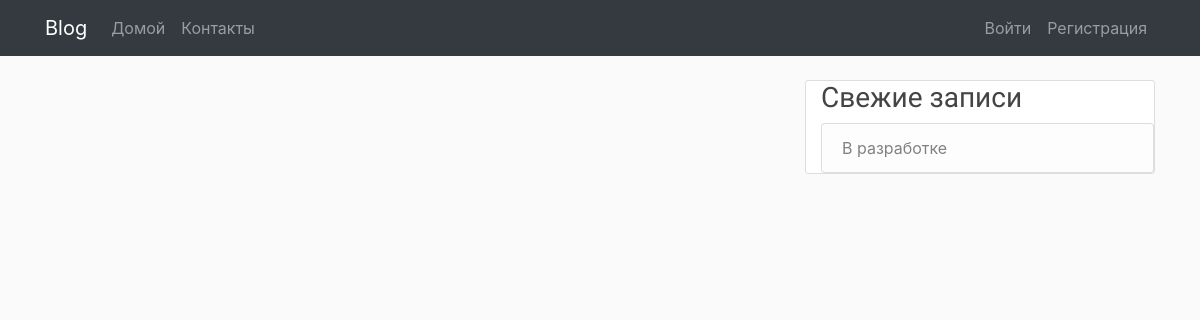
Page /home on the earlier database version.
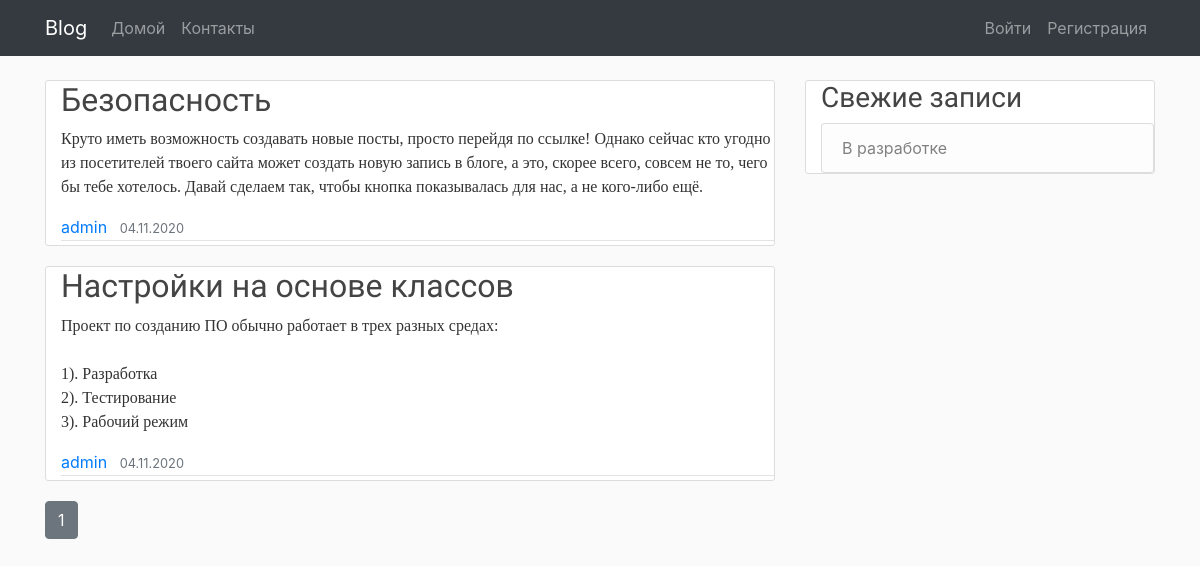
Same page on the later database version.
### blog/models.py (models this page shows, shortened)
class Post(db.Model):
    __tablename__ = 'posts'
    id = db.Column(db.Integer, primary_key=True)
    title = db.Column(db.String(100))
    slug = db.Column(db.String(100), unique=True)
    body = db.Column(db.Text)
    created = db.Column(db.DateTime, nullable=False, default=datetime.now())
    user_id = db.Column(db.Integer, db.ForeignKey('users.id'))

class User(db.Model, UserMixin):
    __tablename__ = 'users'
    id = db.Column(db.Integer, primary_key=True, autoincrement=True)
    username = db.Column(db.String(64), index=True, nullable=False, unique=True)
    email = db.Column(db.String(64), unique=True, nullable=False)
    password_hash = db.Column(db.String(128), nullable=False)
    posts = db.relationship('Post', backref='author', lazy='dynamic')

### blog/main/routes.py (the view)
@main.route('/')
@main.route('/home')
def home():
    page = request.args.get('page', 1, type=int)
    posts = db.session.query(Post).order_by(Post.created.desc()).paginate(page=page, per_page=5)
    return render_template('index.html', posts=posts)

### blog/templates/index.html (shortened to what this page needs)
{% extends "base.html" %}
{% block content %}
{% for post in posts.items %}
<article class="media content-section">
    <div class="media-body">
        <h2><a class="article-title" href="{{ url_for('posts.post', slug=post.slug) }}">{{ post.title }}</a></h2>
        <p class="article-content">{{ post.body }}</p>
        <div class="article-metadata">
            <a class="mr-2" href="{{ url_for('users.user_posts', username=post.author.username) }}">{{
                post.author.username }}</a>
            <small class="text-muted">{{ post.created.strftime('%d.%m.%Y') }}</small>
        </div>
    </div>
</article>
{% endfor %}
{% for page_num in posts.iter_pages(left_edge=1, right_edge=1, left_current=1, right_current=2) %}
{% if page_num %}
{% if posts.page == page_num %}
<a class="btn btn-secondary mb-4" href="{{ url_for('main.home', page=page_num) }}">{{ page_num }}</a>
{% else %}
<a class="btn btn-outline-secondary mb-4" href="{{ url_for('main.home', page=page_num) }}">{{ page_num }}</a>
{% endif %}
{% endif %}
{% endfor %}
{% endblock content %}

### blog/templates/base.html (shortened to what this page needs)
<!DOCTYPE html>
<html>
<head>
    <link rel="stylesheet" href="https://cdn.jsdelivr.net/npm/bootstrap@4.5.3/dist/css/bootstrap.min.css"
>
    <link rel="stylesheet" href="{{ url_for('static', filename='css/main.css') }}" type="text/css">
</head>
<body>
<header class="site-header">
    <nav class="navbar navbar-expand-lg navbar-dark bg-dark fixed-top">
        <div class="container">
            <a class="navbar-brand" href="/">Blog</a>
            <div class="collapse navbar-collapse" id="navbarToggle">
                <div class="navbar-nav mr-auto">
                    <a class="nav-item nav-link" href="{{ url_for('main.home') }}">Домой</a>
                    <a class="nav-item nav-link" href="{{ url_for('main.about') }}">Контакты<span class="sr-only">(current)</span></a>
                </div>
                <div class="navbar-nav">
                    {% if current_user.is_authenticated %}
                    <a class="nav-item nav-link" href="{{ url_for('posts.new_post') }}">Новый пост</a>
                    <a class="nav-item nav-link" href="{{ url_for('users.account') }}">Аккаунт</a>
                    <a class="nav-item nav-link" href="{{ url_for('users.logout') }}">Выйти</a>
                    {% else %}
                    <a class="nav-item nav-link" href="{{ url_for('users.login') }}">Войти</a>
                    <a class="nav-item nav-link" href="{{ url_for('users.registration') }}">Регистрация</a>
                    {% endif %}
                </div>
            </div>
        </div>
    </nav>
</header>
<main role="main" class="container">
    <div class="row">
        <div class="col-md-8">
            {% block content %}{% endblock %}
        </div>
        <div class="col-md-4">
            <div class="content-section">
                <h3>Свежие записи</h3>
                <ul class="list-group">
                    <li class="list-group-item list-group-item-light">В разработке</li>
                </ul>
            </div>
        </div>
    </div>
</main>
</body>
</html>

### blog/static/css/main.css (style rules this page uses)
body { background: #fafafa; color: #333333; margin-top: 5rem; }
h1, h2, h3, h4, h5, h6 a { color: #444444; font-family: 'Lobster', cursive; }
.content-section { background: #ffffff; padding-left: 15px; border: 1px solid #dddddd; border-radius: 3px; margin-bottom: 20px; }
.article-title { color: #444444; }
.article-content { white-space: pre-line; font-family: ''; }
.article-metadata { padding-bottom: 1px; margin-bottom: 4px; border-bottom: 1px solid #e3e3e3 }

Differences in the rows shown:
added Post: title "Безопасность", body "Круто иметь возможность создавать новые посты, просто перейдя по ссылке! Однако сейчас кто угодно из посетителей твоего сайта может создать новую запись в блоге, а это, скорее всего, совсем не то, чего бы тебе хотелось. Давай сделаем так, чтобы кнопка показывалась для нас, а не кого-либо ещё.", author.username "admin", created "04.11.2020"
added Post: title "Настройки на основе классов", body "Проект по созданию ПО обычно работает в трех разных средах: 1). Разработка 2). Тестирование 3). Рабочий режим", author.username "admin", created "04.11.2020"
Other differences:
new list line: "1"
